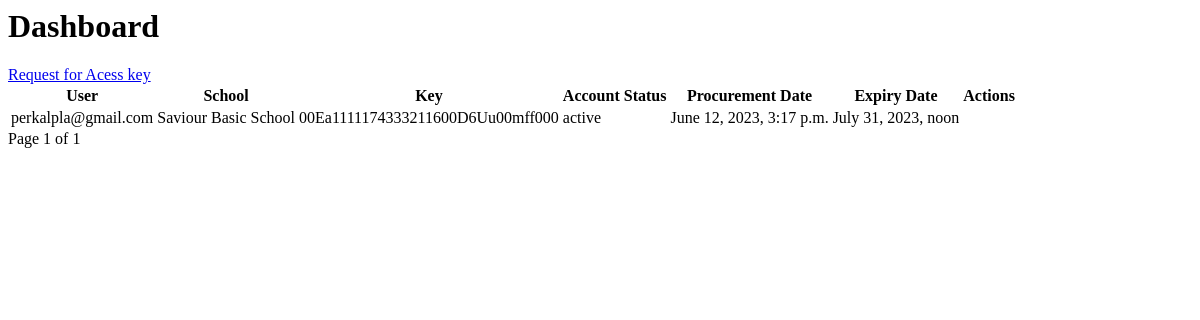
Before: /key/1/list/ (signed in) with the older database file.
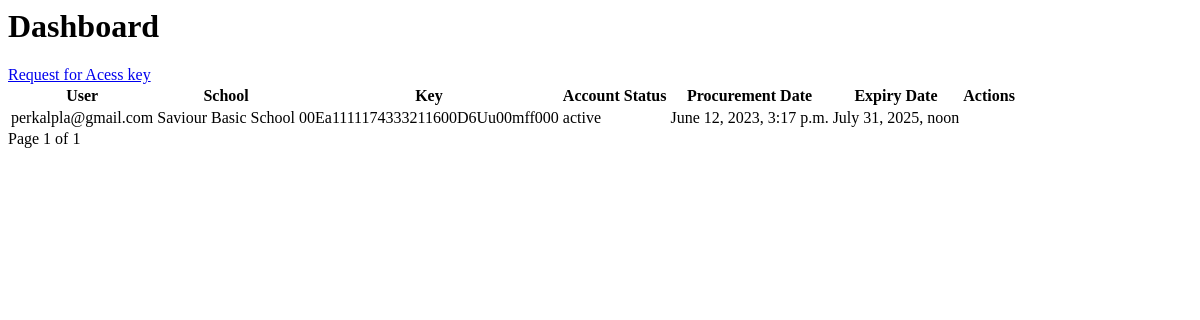
After: the same page with the newer database file.
### management/models.py (models this page shows, shortened)
class Key(models.Model):
    user = models.ForeignKey(CustomUser, on_delete=models.CASCADE)
    ACTIVE = 'active'
    EXPIRED = 'expired'
    REVOKED = 'revoked'
    status = models.CharField(max_length=10, choices=(
        (ACTIVE, 'Active'),
        (EXPIRED, 'Expired'),
        (REVOKED, 'Revoked'),
    ), default= ACTIVE)
    key = models.CharField(max_length=32, unique=True)
    date_of_procurement = models.DateTimeField(auto_now_add=True)
    expiry_date = models.DateTimeField()
    school = models.ForeignKey('School', on_delete=models.CASCADE,null=True,blank=True)

class School(models.Model):
    name= models.CharField(max_length= 255)
    user = models.ForeignKey(CustomUser, on_delete=models.CASCADE)
    def __str__(self):
        return f'{self.name}'

### management/views.py (the view)
# urls.py: path('<int:pk>/list/', School_key_view, name='school_key_view'),
@login_required
def School_key_view(request, pk):
    user = request.user
    school = get_object_or_404(School, id=pk)
    key = Key.objects.filter(school=school).order_by('date_of_procurement')
    paginator = Paginator(key, 5)
    page_number = request.GET.get('page')
    page_object = paginator.get_page(page_number)
    return render(request, 'school/dashboard.html', {'school':school, 'user':user, 'page_obj': page_object})

### management/templates/school/dashboard.html (shortened to what this page needs)
<html>
<head>
</head>
<body>
    <h1>Dashboard</h1>
    <span><a href="{% url 'management:key_request' school.pk %}">Request for Acess key</a></span>
        <table>
        <tr>
            <th>User</th>
            <th>School</th>
            <th>Key</th>
            <th>Account Status</th>
            <th>Procurement Date</th>
            <th>Expiry Date</th>
            {% if user.is_superuser %}
              <th>Actions</th>
            {% endif %}
        </tr>
    {% for access_key in page_obj %}
        <tr>
            <td>{{user}}</td>
            <td>{{ access_key.school }}</td>
            <td>{{ access_key.key }}</td>
            <td>{{ access_key.status }}</td>
            <td>{{ access_key.date_of_procurement }}</td>
            <td>{{ access_key.expiry_date }}</td>
        </tr>
    {% endfor %}
</table>
    <div class="pagination">
        <span class="step-links">
            <span class="current">
                Page {{ page_obj.number }} of {{ page_obj.paginator.num_pages }}
            </span>
        </span>
    </div>
</body>
</html>

Changed rows visible on the page:
changed Key "00Ea1111174333211600D6Uu00mff000": expiry_date "July 31, 2023, noon" → "July 31, 2025, noon"
